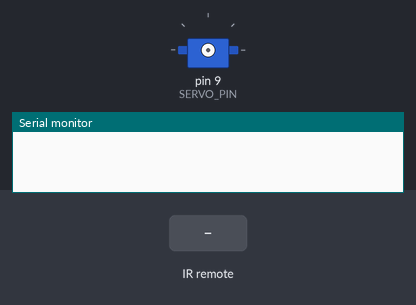
The sketch below on a simulated Arduino Uno, built with avr-gcc and run on an emulated ATmega328P. Shown: servo, the last lines printed to the serial monitor. The inputs (shaded band) are chosen by the test bench.

Above: at 1.2 s.
1.3 s: infrared code 0xE0E0A659 received
At 2.5 s:
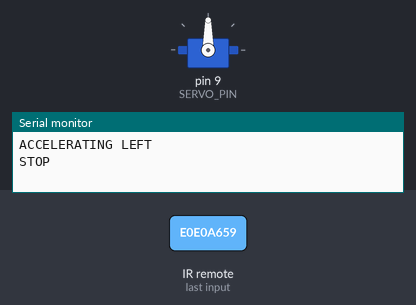
2.9 s: infrared code 0xE0E046B9 received
At 3.6 s:
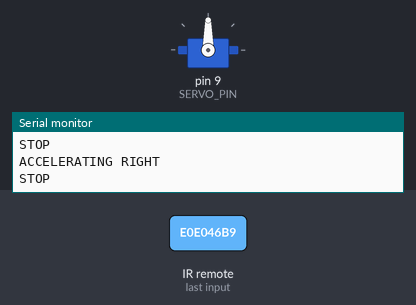
Timing chart, 0 to 5.9 s (numbered marks = the images above; inputs shaded):
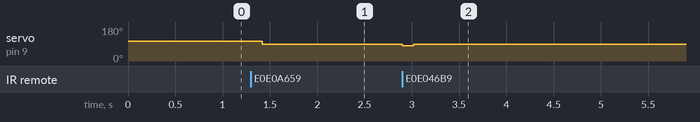

The sketch:

lazy-tv.ino
```cpp
#include <Servo.h>
#include <IRremote.h>

struct STATE {
  boolean isMoving;
  boolean isAccelerating;
  unsigned long timeOfAccelerationStart;
  unsigned long timeOfLastCommand;
  unsigned long differenceSinceLastCommand;
};

const int RECV_PIN = 7;
const unsigned long REMOTE_KEY_LEFT = 0xE0E0A659;
const unsigned long REMOTE_KEY_RIGHT = 0xE0E046B9;
const unsigned long REMOTE_KEY_UP = 0xE0E006F9;
const unsigned long REMOTE_KEY_DOWN = 0xE0E08679;

const byte COMMAND_IDLE_THRESHOLD = 120;

const byte SERVO_PIN = 9;
const byte SERVO_ACCELERATING_LEFT_POSITION = 105;
const byte SERVO_MOVING_LEFT_POSITION = 103;//112;
const byte SERVO_ACCELERATING_RIGHT_POSITION = 81;
const byte SERVO_MOVING_RIGHT_POSITION = 85;//74;
const byte SERVO_STOP_POSITION = 90;
const int SERVO_ACCELERATION_DURATION = 200;

IRrecv irrecv(RECV_PIN);
decode_results results;
Servo myservo;
STATE state = { false, false, 0, 0, 0 };

void setup(){
  Serial.begin(9600);
  irrecv.enableIRIn();
  irrecv.blink13(true);
}

void loop(){
  state.differenceSinceLastCommand = millis() - state.timeOfLastCommand;

  if (irrecv.decode(&results)) {
    switch(results.value) {
      case REMOTE_KEY_LEFT:
        if (!state.isMoving) {
          Serial.println("ACCELERATING LEFT");
          state.isMoving = true;
          state.isAccelerating = true;
          state.timeOfAccelerationStart = millis();
          myservo.attach(SERVO_PIN);
          myservo.write(SERVO_ACCELERATING_LEFT_POSITION);
        }
        if (state.isAccelerating) {
          unsigned long differenceSinceAccelerationStart = millis() - state.timeOfAccelerationStart;
          if (differenceSinceAccelerationStart > SERVO_ACCELERATION_DURATION) {
            Serial.println("MOVING LEFT");
            state.isAccelerating = false;
            myservo.write(SERVO_MOVING_LEFT_POSITION);
          }
        }
        break;
      case REMOTE_KEY_RIGHT:
        if (!state.isMoving) {
          Serial.println("ACCELERATING RIGHT");
          state.isMoving = true;
          state.isAccelerating = true;
          state.timeOfAccelerationStart = millis();
          myservo.attach(SERVO_PIN);
          myservo.write(SERVO_ACCELERATING_RIGHT_POSITION);
        }
        if (state.isAccelerating) {
          unsigned long differenceSinceAccelerationStart = millis() - state.timeOfAccelerationStart;
          if (differenceSinceAccelerationStart > SERVO_ACCELERATION_DURATION) {
            Serial.println("MOVING RIGHT");
            state.isAccelerating = false;
            myservo.write(SERVO_MOVING_RIGHT_POSITION);
          }
        }
        break;
    }

    state.timeOfLastCommand = millis();
    irrecv.resume();
  } else {
    if (state.isMoving && state.differenceSinceLastCommand > COMMAND_IDLE_THRESHOLD) {
      Serial.println("STOP");
      myservo.write(SERVO_STOP_POSITION);
      myservo.detach();
      state.isMoving = false;
    }
  }
}
```

Measured:
- after the input at 1.3 s, servo on pin 9 (SERVO_PIN): 105° → 90° after 0.12 s
- after the input at 2.9 s, servo on pin 9 (SERVO_PIN): 90° → 81° at once, → 90° 0.12 s later
